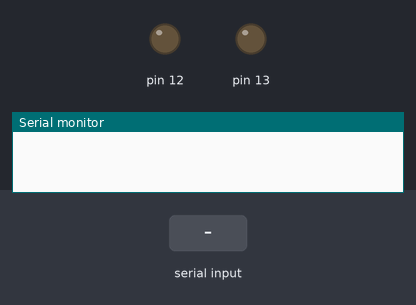
Bench run of a sketch on a simulated Arduino Uno, built with avr-gcc and run on an emulated ATmega328P. Parts: output pins drawn as LEDs (lit = HIGH), the last lines printed to the serial monitor. The test bench sets the inputs (shaded band).

Above: at 1.2 s.
1.3 s: "h" received over the second serial link
At 2.3 s:
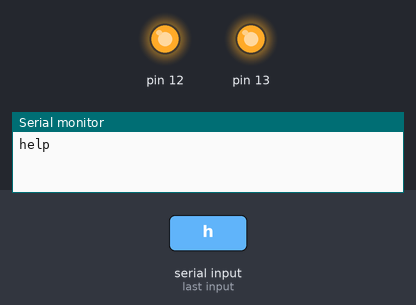
2.8 s: "o" received over the second serial link
At 3.4 s:
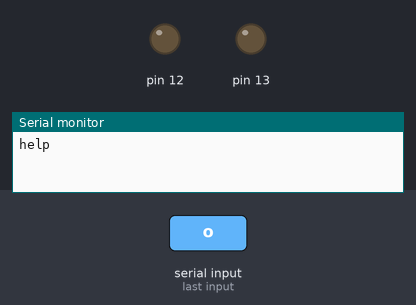
4.3 s: "h" received over Serial
At 4.6 s:
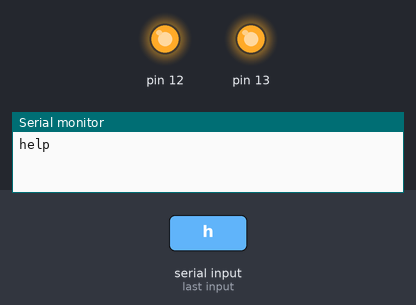
Timing chart, 0 to 7.3 s (numbered marks = the images above; inputs shaded):
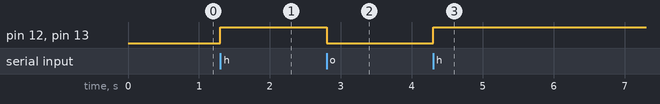

The sketch:

teste_envio_para_app.ino
```cpp
#include <SoftwareSerial.h>

SoftwareSerial comando( A0 , -1 ); //cria nova porta uart no pino A0
void setup() {
  pinMode(13, OUTPUT);
  pinMode(12, OUTPUT);
  comando.begin (9600); //recebe informacoes da rasp
  Serial.begin(9600); //recebe e envia informacoes dos pinos 0 e 1 (onde esta conectado o bluetooth)
}

void loop() {
    if(comando.available()>0){
    char c =  comando.read(); // c recebe informacoes da rasp
    if (c == 'h'){  //se receber h envia help para o android via bluetooth
      Serial.write("help");
      c == " ";
      digitalWrite(13, HIGH);
      digitalWrite(12, HIGH);
    }
    if (c == 'o'){  //se receber o envia desativa o alarme
      digitalWrite(13, LOW);
      digitalWrite(12, LOW);
  }

 }
 if(Serial.available()>0){
    char d =  Serial.read(); // d recebe informacoes do android
    if (d == 'h'){  //se receber h liga o alarme via bluetooth
      digitalWrite(13, HIGH);
      digitalWrite(12, HIGH);
    }
    if (d == 'o'){  //se receber o envia desativa o alarme via bluetooth
      digitalWrite(13, LOW);
      digitalWrite(12, LOW);
  }

 }
}
```

Measured:
- after the input at 1.3 s, pin 12, pin 13: LOW → HIGH at once
- after the input at 2.8 s, pin 12, pin 13: HIGH → LOW at once
- after the input at 4.3 s, pin 12, pin 13: LOW → HIGH at once
